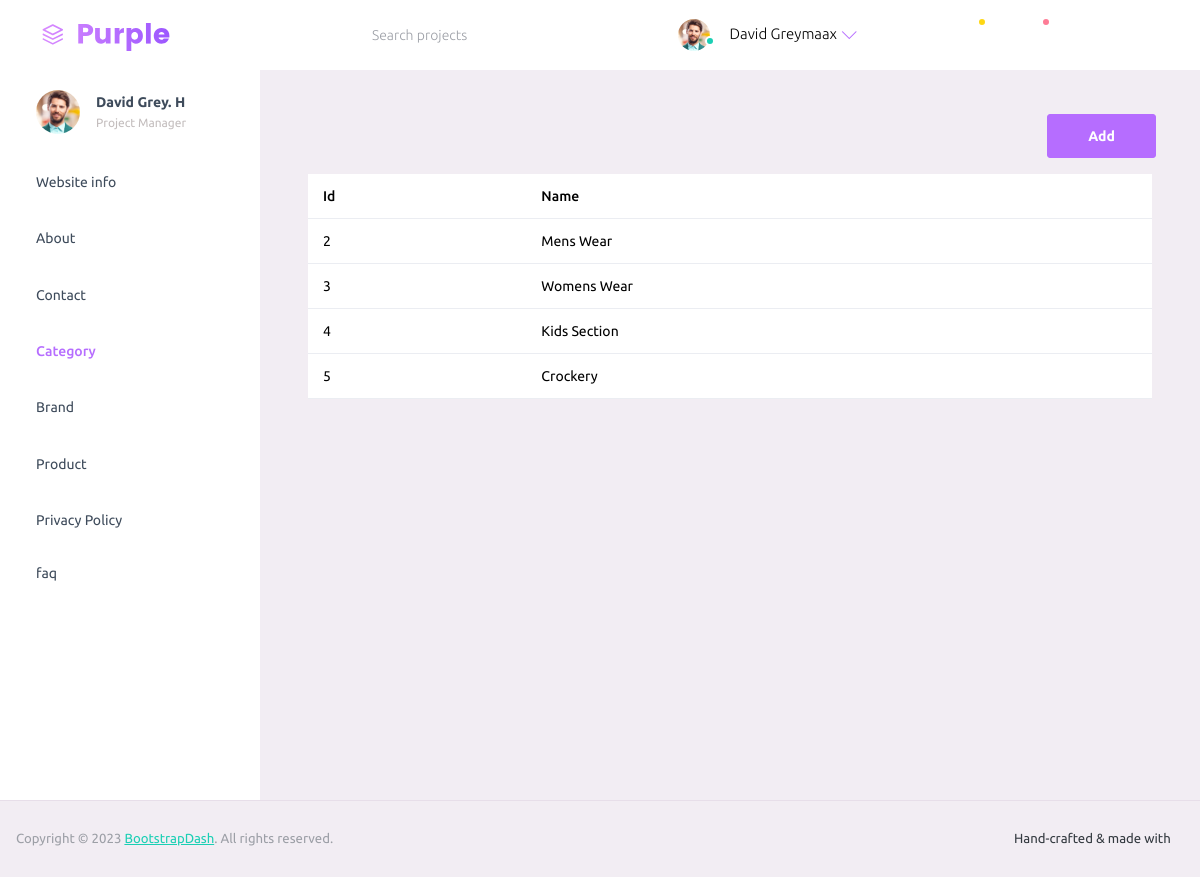
Page /Admin/src/show_ct.php on the committed database.
### tables this page shows
CREATE TABLE `category` (
  `Id` int(11) NOT NULL,
  `Name` varchar(100) NOT NULL,
  `Record Insertion Time` varchar(40) NOT NULL DEFAULT current_timestamp()
);

### Admin/src/show_ct.php (the view)
<?php
include('header.php');
?>
 <?php
    include('_navbar.php');
    ?>
    <div class="container-fluid page-body-wrapper">
        <?php
        include('_sidebar.php');
        ?>
         <div class="main-panel">
          <div class="content-wrapper">
          <div class="d-grid gap-2 d-md-flex justify-content-md-end">
  <a class="btn btn-primary me-md-2" href="ct.php"type="button">Add</a>
</div>
            <div class="container-fluid my-3">
                <table class="table table-border">
                    <thead>
                        <tr>
                            <th>Id</th>
                            <th>Name</th>
                        </tr>
                    </thead>
                <?php
                $run_Query = mysqli_query($con, "SELECT * FROM `category`");
                if (mysqli_num_rows($run_Query) ==0 ) {?>
                    <tr>
                        <td colspan="9">No Data Found</td>
                    </tr>
               <?php } else {
                 while($fetch =mysqli_fetch_array($run_Query)){?>
                    <tr>
                        <td><?php echo $fetch['0']?></td>
                        <td><?php echo $fetch['1']?></td>
                    </tr>
                 <?php }
                }
                ?>
                </table>
            </div>
</div>
</div>
</div>
          <?php
        include('footer.php');
        ?>

### rows in the picture
category: Id "2", Name "Mens Wear"
category: Id "3", Name "Womens Wear"
category: Id "4", Name "Kids Section"
category: Id "5", Name "Crockery"
